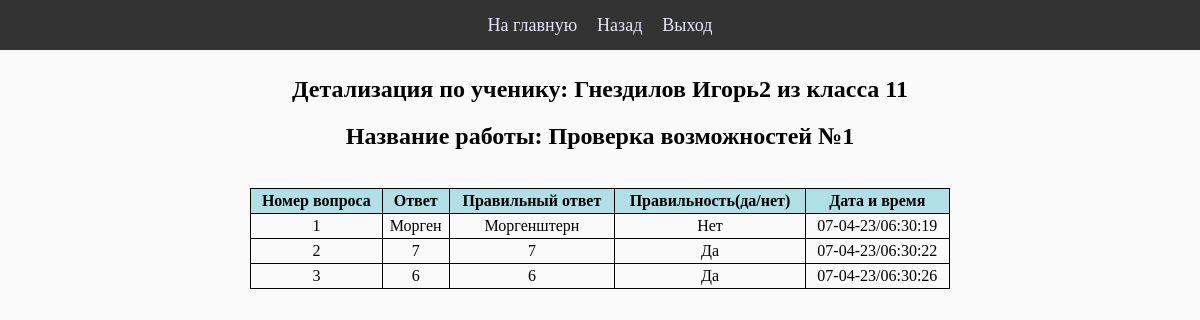
/resultOfTest.php?id=1&name=Гнездилов Игорь2&class=11, run on the app's committed database.
### tables this page shows
CREATE TABLE `tasks` (
  `taskID` int(11) NOT NULL,
  `autorID` int(11) NOT NULL,
  `name` varchar(300) DEFAULT NULL
);

CREATE TABLE `answers` (
  `taskID` int(11) NOT NULL,
  `questionID` int(11) NOT NULL,
  `ans` varchar(100) NOT NULL,
  `rightAns` varchar(100) NOT NULL,
  `class` varchar(3) NOT NULL,
  `usrname` varchar(50) NOT NULL,
  `datatime` varchar(17) NOT NULL
);

### resultOfTest.php (the view, shortened to what this page needs)
<!DOCTYPE HTML PUBLIC "-//W3C//DTD HTML 4.01//EN" "http://www.w3.org/TR/html4/strict.dtd">
<html>
<head>
</head>
<link rel="stylesheet" href="css1.css">
<?php
require_once 'setting.php';
$connection = new mysqli($host, $user, $pass, $data);
$tID = $_GET['id'];
$fio = $_GET['name'];
$class = $_GET['class'];
echo '<header><nav class="links"><a href="index.php">На главную</a><a href="testsresult.php?id='.$tID.'">Назад</a><a href="logout.php">Выход</a></nav></header><br><br>';
echo "<center>";
echo "<h2>Детализация по ученику: $fio из класса $class</h2>";
$query = "SELECT name FROM tasks WHERE taskID = $tID";
$result = mysqli_query($connection, $query);
if(mysqli_num_rows($result) == 1) {
    $row = mysqli_fetch_assoc($result);
    $rabota = $row['name'];
    echo "<h2>Название работы: $rabota</h2><br>";
}
echo "<body>";
echo "<table>";
echo "<tr>";
echo "<th>Номер вопроса</th><th>Ответ</th><th>Правильный ответ</th><th>Правильность(да/нет)</th><th>Дата и время</th>";
echo "</tr>";
$isQuestion = true;
$i = 1;
while ($isQuestion) {
    echo "<tr>";
    $query = "SELECT * FROM answers WHERE taskID = $tID AND questionID = $i AND usrname = '$fio' AND class = '$class'";
    $result = mysqli_query($connection, $query);
    if(mysqli_num_rows($result) == 1) {
        $row = mysqli_fetch_assoc($result);
        $ransw = $row['rightAns'];
        $answ = $row['ans'];
        $date = $row['datatime'];
        if ($answ == $ransw) $cor = 'Да';
        else $cor = 'Нет';
        echo '<td><center>' . $i . '</center></td><td><center>' . $answ . '</center></td><td><center>' . $ransw . '</center></td><td><center>' . $cor . '</center></td><td><center>' . $date . '</center></td>';
        echo "</tr>";
        $i++;
    }
    else $isQuestion = false;
}
echo "</table>";
echo "</body>";

### css1.css (style rules this page uses)
* { box-sizing:border-box; }
body { margin:20px; background-color: #fafafa; }
header { position: fixed; top: 0; left: 0; width: 100%; background-color: #333; height: 50px; display: flex; justify-content: center; align-items: center; }
.links { display: flex; justify-content: center; list-style: none; margin: 0; padding: 0; }
.links a { --color-default: #E6E6FA; --color-hover: #f00; --color-active: #8B0000; color: var(--color-default); font-size: 18px; margin-right: 20px; text-decoration: none; transition: color 0.3s ease; }
.links a:last-child { margin-right: 0; }

### resultOfTest.php (style rules this page uses)
TABLE { width: 700px; border-collapse: collapse; }
TD, TH { padding: 3px; border: 1px solid black; }
TH { background: #b0e0e6; }

### data on the page
tasks: name "Проверка возможностей №1"
answers: ans "Морген", rightAns "Моргенштерн", cor "Нет", datatime "07-04-23/06:30:19"
answers: ans "7", rightAns "7", cor "Да", datatime "07-04-23/06:30:22"
answers: ans "6", rightAns "6", cor "Да", datatime "07-04-23/06:30:26"

### other printed values
$fio "Гнездилов Игорь2"
$class "11"
